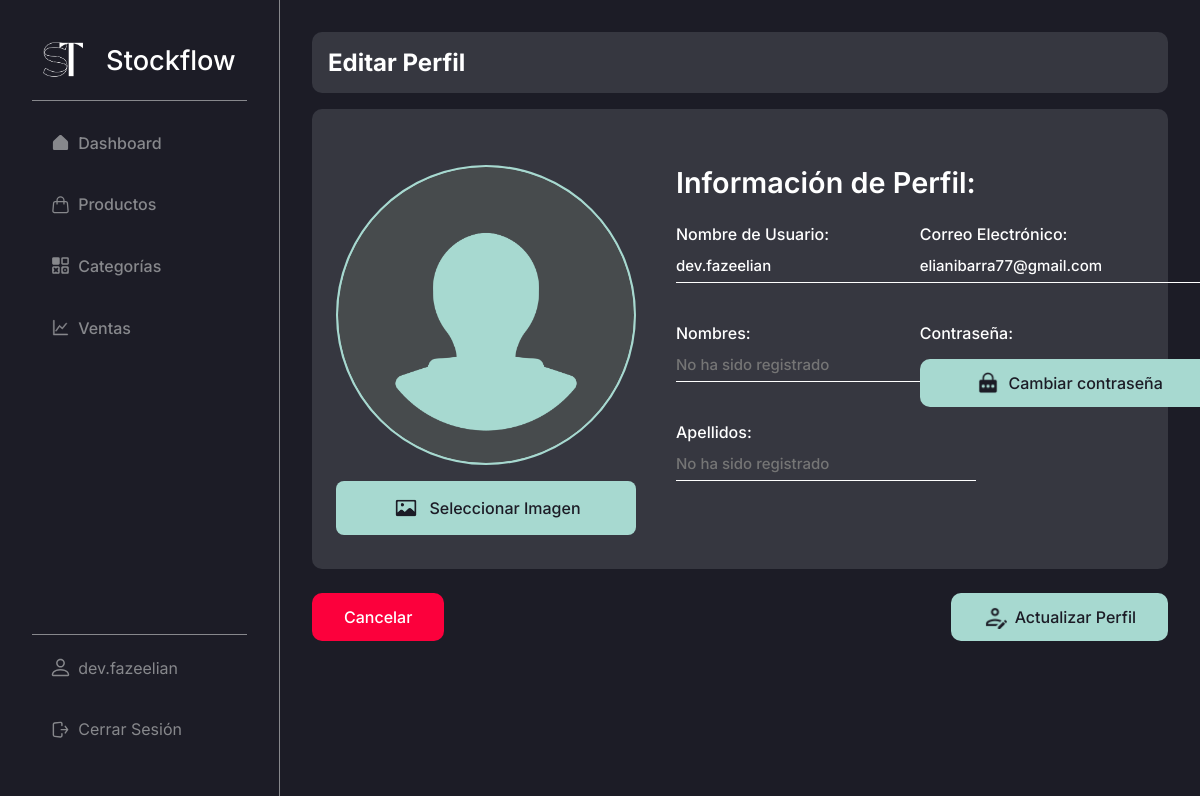
The page /admin/profile/edit/1 (signed in) on the database its author committed.
### stockflow/models.py (models this page shows, shortened)
class User(db.Model):
    id = db.Column(db.Integer, primary_key = True) # Primary key
    email = db.Column(db.String(255), unique = True, nullable = False)
    username = db.Column(db.String(20), unique = True, nullable = False)
    names = db.Column(db.String(50), nullable = True, default="")
    last_names = db.Column(db.String(50), nullable = True, default="")
    password = db.Column(db.Text, nullable = False)
    profile_photo = db.Column(db.String(255), nullable=True, default="")

### stockflow/admin.py (the view, shortened to what this page needs)
@bp.route("/profile/edit/<int:id>", methods = ("GET", "POST"))
@login_required
def update_user(id):
    user = get_user(id)
    profile_photo = get_profile_photo(id)
    return render_template("modules/users/profile/edit.html", user = user, profile_photo = profile_photo)

### stockflow/admin.py (called while the page is built)
def get_user(id):
    user = User.query.get_or_404(id) # Query to user table
    return user

def get_profile_photo(id):
    user = User.query.get_or_404(id)
    profile_proto = ""
    if profile_proto != "":
        profile_proto = user.profile_photo
    return profile_proto

### stockflow/auth.py (called while the page is built)
def login_required(view):
    @functools.wraps(view)
    def wrapped_view(**kwargs):
        if g.user is None:
            message = "Debes iniciar sesión"
            flash(message)
            return redirect(url_for("auth.login"))
        return view(**kwargs)
    return wrapped_view

@bp.before_app_request # Execute the next function in every request, every page
def load_logged_in_user():
    user_id = session.get("user_id")
    if user_id is None:
        g.user = None
    else:
        g.user = User.query.get_or_404(user_id)

### stockflow/templates/modules/users/profile/edit.html (shortened to what this page needs)
{% extends 'base-admin.html' %}
{% block content %}
    <head>
        <link rel="stylesheet" href="{{ url_for('static', filename='css/modules/profile.css') }}">
        <link rel="stylesheet" href="{{ url_for('static', filename='css/modules/products.css') }}">
    </head>
    <div class="content-group inter bg-black-light">
        <h2 class="color-white inter">Editar Perfil</h2>
    </div>
    {% if g.user %}
        <form action="" method="post" class="form inter" enctype="multipart/form-data">
            <div class="content-group bg-black-light cont-profile">
                <div class="img-cont-group" style="margin-top: 2rem;">
                    {% if g.user.profile_photo %}
                        <img id="image-preview" src="{{ url_for('static', filename=user.profile_photo) }}" alt="{{ g.user.username }}">
                    {% elif g.user.profile_photo == "" %}
                        <img id="image-preview" src="{{ url_for('static', filename='img/profile-photo-default-img.jpg') }}" alt="{{ g.user.username }}">
                    {% endif %}
                    <label for="custom-file-input" class="btn-select-img bg-turquese-light-blue inter color-black">
                        <img src="{{ url_for('static', filename='img/icons/image.png') }}" alt="">
                        Seleccionar Imagen
                    </label>
                </div>
                <div class="text-cont-group">
                    <h1>Información de Perfil:</h1>
                    <div class="form-prods-group">
                        <label for="name">Nombre de Usuario: </label>
                        {% if g.user.username %}
                            <input
                                type="text"
                                class="inter color-white"
                                value="{{ g.user.username }}"
                                name="username"
                                id="name"
                                placeholder="Nombre de Usuario"
                                required
                            >
                        {% endif %}
                    </div>
                    <div class="form-prods-group">
                        <label for="name">Nombres: </label>
                        {% if g.user.names %}
                            <input
                                type="text"
                                class="inter color-white"
                                value="{{ g.user.names }}"
                                name="names"
                                id="name"
                                placeholder="Nombres"
                            >
                        {% else %}
                            <input
                                type="text"
                                class="inter color-white"
                                name="names"
                                id="name"
                                placeholder="No ha sido registrado"
                            >
                        {% endif %}
                    </div>
                    <div class="form-prods-group">
                        <label for="name">Apellidos: </label>
                        {% if g.user.last_names %}
                            <input
                                type="text"
                                class="inter color-white"
                                value="{{ g.user.last_names }}"
                                name="last_names"
                                id="name"
                                placeholder="Apellidos"
                            >
                        {% else %}
                            <input
                                type="text"
                                class="inter color-white"
                                name="last_names"
                                id="name"
                                placeholder="No ha sido registrado"
                            >
                        {% endif %}
                    </div>
                </div>
                <div class="text-cont-group">
                    <div class="form-prods-group">
                        <label for="name">Correo Electrónico: </label>
                        {% if g.user.email %}
                            <input
                                type="text"
                                class="inter color-white"
                                value="{{ g.user.email }}"
                                name="email"
                                id="name"
                                placeholder="Correo Electrónico"
                                required
                            >
                        {% endif %}
                    </div>
                    <div class="cont-profile-group">
                        <label for="name">Contraseña: </label>
                        <a href="#" class="btn-form color-black bg-turquese-light-blue inter btn-change-pass">
                            <img src="{{ url_for('static',  filename='img/icons/password.png') }}" alt="">
                            Cambiar contraseña
                        </a>
                    </div>
                </div>
            </div>
            <div class="btns-form inter">
                <a href="{{ url_for('admin.profile') }}" class="btn-form color-white btn-cancel">
                    Cancelar
                </a>
                <button class="btn-form color-black bg-turquese-light-blue inter" type="submit">
                    <img src="{{ url_for('static', filename='img/icons/edit-profile.png') }}" alt="">
                    Actualizar Perfil
                </button>
            </div>
        </form>
    {% endif %}
{% endblock %}

### stockflow/templates/base-admin.html (shortened to what this page needs)
<!DOCTYPE html>
<html lang="es">
<head>
    <link rel="stylesheet" href="{{ url_for('static', filename='css/global.css') }}">
    <link rel="stylesheet" href="{{ url_for('static', filename='css/base.css') }}">
    <link rel="stylesheet" href="{{ url_for('static', filename='css/tables.css') }}">
    <link rel="stylesheet" href="{{ url_for('static', filename='css/search.css') }}">
    <link rel="stylesheet" href="{{ url_for('static', filename='css/form.css') }}">
</head>
<body>
    <aside class="side-bar inter bg-black br-gray-1">
        <section class="side-bar-main">
            <h1 class="inter">
                <a href="{{ url_for('admin.dashboard') }}" class="color-white">
                    <img src="{{ url_for('static', filename='img/logo.png') }}" alt="">
                    Stockflow
                </a>
            </h1>
            <br>
            <div class="side-bar-divider" />
            <nav class="side-nav-bar">
                <a
                    href="{{ url_for('admin.dashboard') }}"
                    class="item-side-nav-bar inter {% if request.endpoint == 'admin.dashboard' %}item-side-nav-bar--active{% endif %}"
                >
                    Dashboard
                </a>
                <a
                    href="{{ url_for('admin.products') }}"
                    class="item-side-nav-bar inter {% if request.endpoint == 'admin.products' %}item-side-nav-bar--active{% endif %}"
                >
                    Productos
                </a>
                <a
                    href="{{ url_for('admin.categories') }}"
                    class="item-side-nav-bar inter {% if request.endpoint == 'admin.categories' %}item-side-nav-bar--active{% endif %}"
                >
                    Categorías
                </a>
                <a
                    href="{{ url_for('admin.sales') }}"
                    class="item-side-nav-bar inter {% if request.endpoint == 'admin.sales' %}item-side-nav-bar--active{% endif %}"
                >
                    Ventas
                </a>
            </nav>
        </section>
        <footer class="side-bar-footer" style="flex-direction: column;">
            <a
                href="{{ url_for('admin.profile') }}"
                class="item-side-nav-bar inter {% if request.endpoint == 'admin.profile' %}item-side-nav-bar--active{% endif %}"
            >
                {{ g.user.username }}
            </a>
            <a href="{{ url_for('auth.logout') }}" class="item-side-nav-bar inter">
                Cerrar Sesión
            </a>
        </footer>
    </aside>
    <main class="page-content bg-black">
        {% block content %}{% endblock %}
    </main>
</body>
</html>

### stockflow/static/css/global.css (style rules this page uses)
* { box-sizing: border-box; padding: 0; margin: 0; }
body { display: flex; width: 100%; height: 100%; }
a { text-decoration: none; }
.page-content { display: flex; width: 100%; height: 100%; min-height: 100vh; margin-left: 280px; flex-direction: column; color: white; padding: 2rem; }
.content-group { display: flex; width: 100%; padding: 1rem; border-radius: 10px; }
.bg-black { background-color: #1C1C26; }
.bg-black-light { background-color: #363740; }
.bg-turquese-light-blue { background-color: #A7D9D0; }
.color-black { color: #1C1C26; }
.color-white { color: #FFF; }
.inter { font-family: "Inter", sans-serif; font-optical-sizing: auto; font-style: normal; }
.br-gray-1 { border-right: 1px solid #87888C; }

### stockflow/static/css/base.css (style rules this page uses)
.side-bar { display: flex; position: fixed; z-index: 1; top: 0; left: 0; width: 280px; flex-direction: column; height: 100vh; padding: 2.5rem 2rem 2rem; justify-content: space-between; }
.side-bar h1 { text-align: center; font-weight: 500; }
.side-bar h1 a { display: flex; font-size: 2rem; align-items: center; justify-content: space-around; }
.side-bar h1 a img { width: 40px; height: 40px; }
.side-bar-main { display: flex; width: 100%; height: auto; flex-direction: column; }
.side-nav-bar { display: flex; width: 100%; height: auto; list-style: none; flex-direction: column; margin-top: 20px; }
.side-nav-bar a { font-weight: 500; }
.item-side-nav-bar, .item-side-nav-bar--active { display: flex; width: 100%; height: auto; padding: 1rem 1.5rem 1rem; border-radius: 8px; margin-bottom: 1rem; text-decoration: none; align-items: center; gap: 10px; }
.item-side-nav-bar { color: #87888C; }
.item-side-nav-bar svg, .item-side-nav-bar--active svg { width: 20px; height: 20px; }
.item-side-nav-bar svg { color: #87888C !important; }
.side-bar-divider { display: flex; width: 100%; height: 1px; background-color: #87888C; }
.side-bar-footer { display: flex; width: 100%; min-height: 1px; border-top: 1px solid #87888C; align-items: center; justify-content: center; padding-top: 10px; }
@media screen and (max-width: 1440px) { .side-bar h1 a { font-size: 1.7rem; } }
@media screen and (max-width: 1440px) { .item-side-nav-bar, .item-side-nav-bar--active { padding: 0.8rem 1.2rem 0.8rem; gap: 8px; } }
@media screen and (max-width: 1440px) { .item-side-nav-bar svg, .item-side-nav-bar--active svg { width: 19px; height: 19px; } }

### stockflow/static/css/form.css (style rules this page uses)
.form { display: flex; width: 100%; margin-top: 1rem; flex-direction: column; }
.form h1 { font-size: 2rem; font-weight: 600; margin-bottom: 1.5rem; }
.btns-form { display: flex; width: 100%; height: auto; justify-content: space-between; margin-top: 1.5rem; }
.btn-form { display: flex; width: auto; height: auto; padding: 12px 2rem 12px; align-items: center; justify-content: center; border-radius: 10px; cursor: pointer; border: none; font-size: 16px; font-weight: 500; }
.btn-form img { width: 24px; height: 24px; margin-right: 8px; }
.btn-cancel { background-color: #FC003C; }
@media screen and (max-width: 1440px) { .form h1 { font-size: 1.8rem; } }

### stockflow/static/css/modules/products.css (style rules this page uses)
.btn-select-img { display: flex; width: 100%; height: auto; border: none; align-items: center; justify-content: center; padding: 12px 2rem 12px; border-radius: 8px; font-size: 16px; font-weight: 500; cursor: pointer; margin-top: 1rem; }
.btn-select-img img { width: 30px; height: 30px; margin-right: 8px; }
.form-prods-group { display: flex; width: 100%; height: auto; flex-direction: column; margin-bottom: 2.5rem; }
.form-prods-group label { font-size: 18px; font-weight: 500; }
.form-prods-group input, .form-prods-group select { font-size: 16px; margin-top: 7px; padding: 7px 0 7px; font-weight: 500; background: transparent; border: none; border-bottom: 2px solid white; outline: none; -webkit-appearance: none; -moz-appearance: none; appearance: none; }
@media screen and (max-width: 1440px) { .form-prods-group label { font-size: 16px; font-weight: 500; } }
@media screen and (max-width: 1440px) { .form-prods-group input, .form-prods-group select { font-size: 15px; border-bottom: 1px solid white; margin-top: 5px; } }

### rows shown on the page
User: user.username "dev.fazeelian", username "dev.fazeelian", email "elianibarra77@gmail.com"
